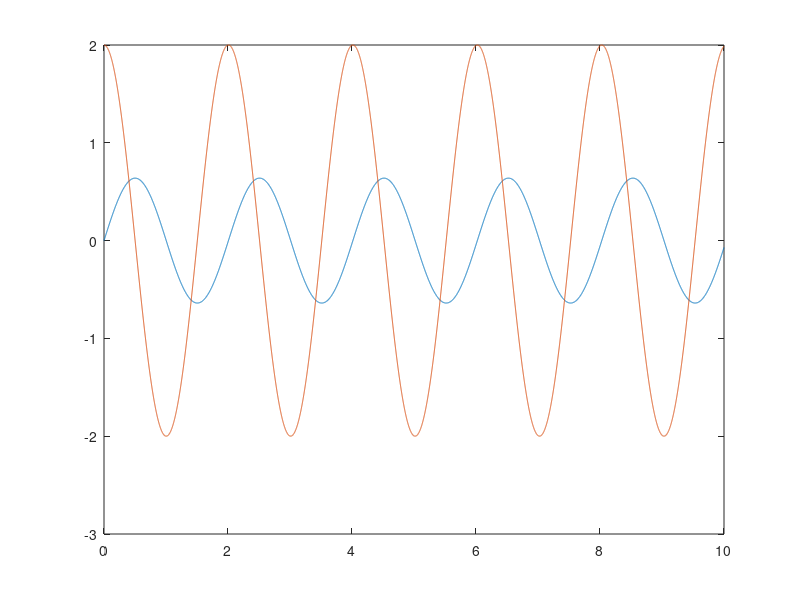

Recreate this plot in MATLAB.
function ejercicio_pendulo_euler_mejorado

  g = 9.8; # Aceleracion de la gravedad
  L = 1;   # Longitud del pendulo

  ti = 0.0;  # Tiempo inicial
  tf = 10.0; # Tiempo final
  dt = 0.001;
  t = ti : dt : tf;

  fi = 0;
  dfi = 2;

  A = [0, 1; -g / L, 0];

  y = [fi; dfi];

  for i = 2 : length(t)


    # Calculates slope L1
    yk = y(:, i - 1);
    slope = A * yk;

    # Calculates slope in the middle
    yk_next = 0.5 * dt * slope + yk;
    middle_slope = A * yk_next;

    y(:, i) = yk + dt * middle_slope;
  endfor

  plot(t, y);


endfunction
